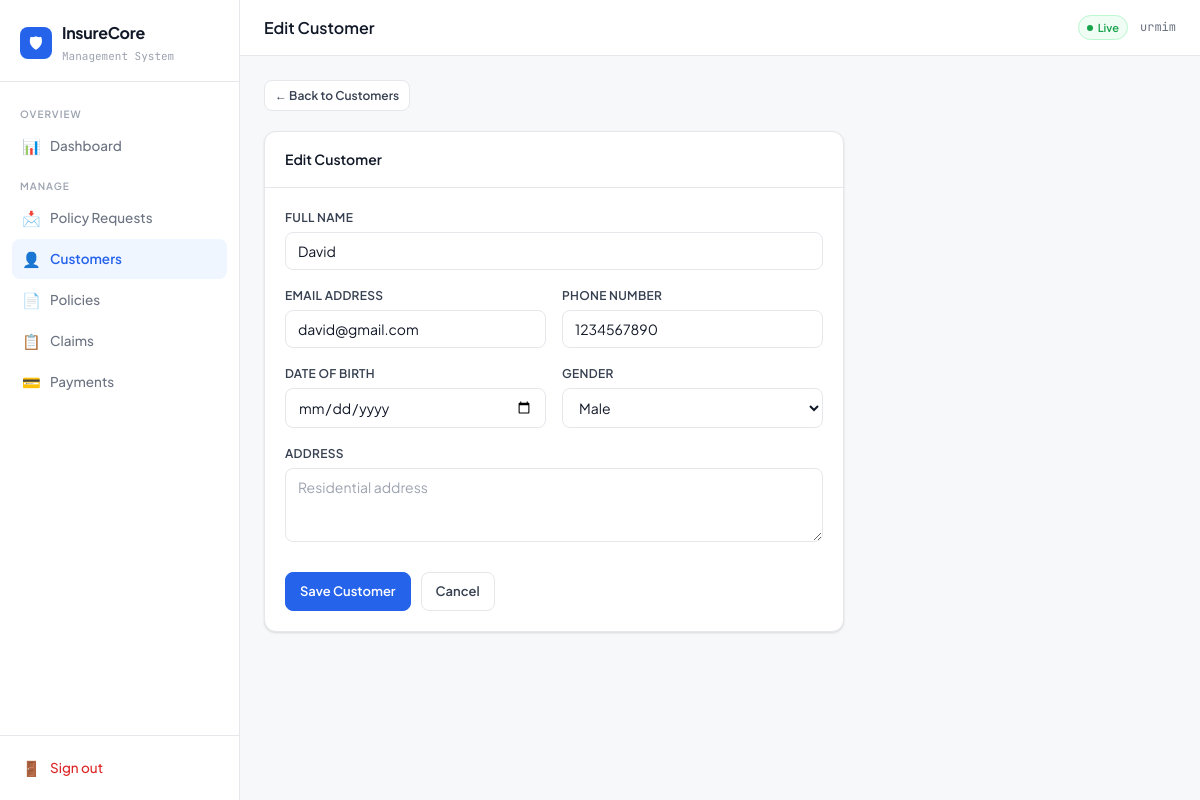
Screenshot of /customers/2/edit/ (signed in) with the database file from the repository.
### insurance/models.py (models this page shows, shortened)
class Customer(models.Model):
    GENDER_CHOICES = [('M', 'Male'), ('F', 'Female'), ('O', 'Other')]
    user = models.OneToOneField(User, on_delete=models.CASCADE, null=True, blank=True)
    name = models.CharField(max_length=150)
    email = models.EmailField(unique=True)
    phone = models.CharField(max_length=20)
    date_of_birth = models.DateField(null=True, blank=True)
    gender = models.CharField(max_length=1, choices=GENDER_CHOICES, default='M')
    address = models.TextField(blank=True)
    created_at = models.DateTimeField(auto_now_add=True)
    class Meta:
        ordering = ['-created_at']

### insurance/views.py (the view)
# urls.py: path('customers/<int:pk>/edit/', views.customer_edit, name='customer_edit'),
@admin_required
def customer_edit(request, pk):
    customer = get_object_or_404(Customer, pk=pk)
    form = CustomerForm(request.POST or None, instance=customer)
    if request.method == 'POST' and form.is_valid():
        form.save()
        messages.success(request, 'Customer updated.')
        return redirect('customers')
    return render(request, 'insurance/customer_form.html', {'form': form, 'title': 'Edit Customer', 'obj': customer})

### insurance/forms.py
class CustomerForm(forms.ModelForm):
    date_of_birth = forms.DateField(
        widget=forms.DateInput(attrs={'type': 'date', 'class': 'form-input'}),
        required=False
    )
    class Meta:
        model = Customer
        fields = ['name', 'email', 'phone', 'date_of_birth', 'gender', 'address']
        widgets = {
            'name': forms.TextInput(attrs={'placeholder': 'Full name', 'class': 'form-input'}),
            'email': forms.EmailInput(attrs={'placeholder': 'Email address', 'class': 'form-input'}),
            'phone': forms.TextInput(attrs={'placeholder': '+91 XXXXX XXXXX', 'class': 'form-input'}),
            'gender': forms.Select(attrs={'class': 'form-input'}),
            'address': forms.Textarea(attrs={'placeholder': 'Residential address', 'class': 'form-input', 'rows': 3}),
        }

### insurance/views.py (called while the page is built)
def admin_required(view_func):
    from functools import wraps
    @wraps(view_func)
    def wrapper(request, *args, **kwargs):
        if not request.user.is_authenticated:
            return redirect('login')
        if not request.user.is_staff:
            return redirect('customer_portal_dashboard')
        return view_func(request, *args, **kwargs)
    return wrapper

### insurance/templates/insurance/customer_form.html (shortened to what this page needs)
{% extends "insurance/base.html" %}
{% block page_title %}{{ title }}{% endblock %}
{% block content %}
<div style="max-width:580px">
  <div style="margin-bottom:20px">
    <a href="{% url 'customers' %}" class="btn btn-secondary btn-sm">← Back to Customers</a>
  </div>
  <div class="card">
    <div class="card-header"><span class="card-title">{{ title }}</span></div>
    <div class="card-body">
      <form method="POST">
        <div class="form-grid">
          <div class="field" style="grid-column:1/-1">
            <label>Full Name</label>
            {{ form.name }}
          </div>
          <div class="field">
            <label>Email Address</label>
            {{ form.email }}
          </div>
          <div class="field">
            <label>Phone Number</label>
            {{ form.phone }}
          </div>
          <div class="field">
            <label>Date of Birth</label>
            {{ form.date_of_birth }}
          </div>
          <div class="field">
            <label>Gender</label>
            {{ form.gender }}
          </div>
          <div class="field" style="grid-column:1/-1">
            <label>Address</label>
            {{ form.address }}
          </div>
        </div>
        <div style="display:flex;gap:10px;margin-top:8px">
          <button type="submit" class="btn btn-primary">Save Customer</button>
          <a href="{% url 'customers' %}" class="btn btn-secondary">Cancel</a>
        </div>
      </form>
    </div>
  </div>
</div>
{% endblock %}

### insurance/templates/insurance/base.html (shortened to what this page needs)
{% load static %}
<!DOCTYPE html>
<html lang="en">
<head>
</head>
<body>
<div class="layout">
{% if user.is_authenticated %}
<aside class="sidebar">
  <div class="sidebar-brand">
    <div class="brand-row">
      <div class="brand-icon">🛡</div>
      <div>
        <div class="brand-name">InsureCore</div>
        <div class="brand-sub">Management System</div>
      </div>
    </div>
  </div>
  <nav class="sidebar-nav">
    <div class="nav-section">Overview</div>
    <a href="{% url 'dashboard' %}" class="nav-link {% if request.resolver_match.url_name == 'dashboard' %}active{% endif %}">
      <span class="nav-icon">📊</span> Dashboard
    </a>
    <div class="nav-section">Manage</div>
    <a href="{% url 'policy_request_list' %}" class="nav-link {% if 'policy_request' in request.resolver_match.url_name %}active{% endif %}">
  <span class="nav-icon">📩</span> Policy Requests
</a>
    <a href="{% url 'customers' %}" class="nav-link {% if 'customer' in request.resolver_match.url_name %}active{% endif %}">
      <span class="nav-icon">👤</span> Customers
    </a>
    <a href="{% url 'policies' %}" class="nav-link {% if 'polic' in request.resolver_match.url_name %}active{% endif %}">
      <span class="nav-icon">📄</span> Policies
    </a>
    <a href="{% url 'claims' %}" class="nav-link {% if 'claim' in request.resolver_match.url_name %}active{% endif %}">
      <span class="nav-icon">📋</span> Claims
    </a>
    <a href="{% url 'payments' %}" class="nav-link {% if 'payment' in request.resolver_match.url_name %}active{% endif %}">
      <span class="nav-icon">💳</span> Payments
    </a>
  </nav>
  <div class="sidebar-footer">
    <a href="{% url 'logout' %}" class="logout-link">
      <span class="nav-icon">🚪</span> Sign out
    </a>
  </div>
</aside>
{% endif %}
<main class="main" {% if not user.is_authenticated %}style="margin-left:0"{% endif %}>
  {% if user.is_authenticated %}
  <div class="topbar">
    <span class="page-heading">{% block page_title %}Dashboard{% endblock %}</span>
    <div class="topbar-right">
      <span class="badge-live">Live</span>
      <span class="topbar-user">{{ user.username }}</span>
    </div>
  </div>
  {% endif %}
  <div class="content">
    {% block content %}{% endblock %}
  </div>
</main>
</div>
</body>
</html>

### rows the page displays
Customer: name "David", email "david@gmail.com", phone "1234567890", gender "Male"

### other values shown
{{ title }} "Edit Customer"
{{ user.username }} "urmim"
